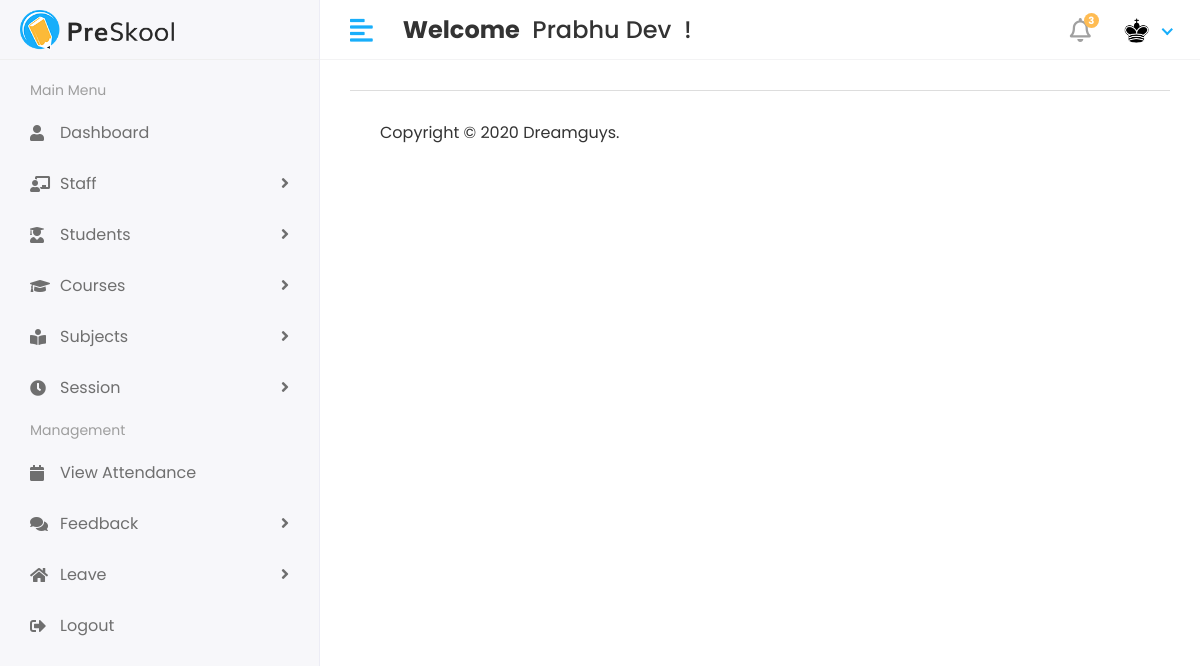
Page /Student/Home (signed in) on the earlier database version.
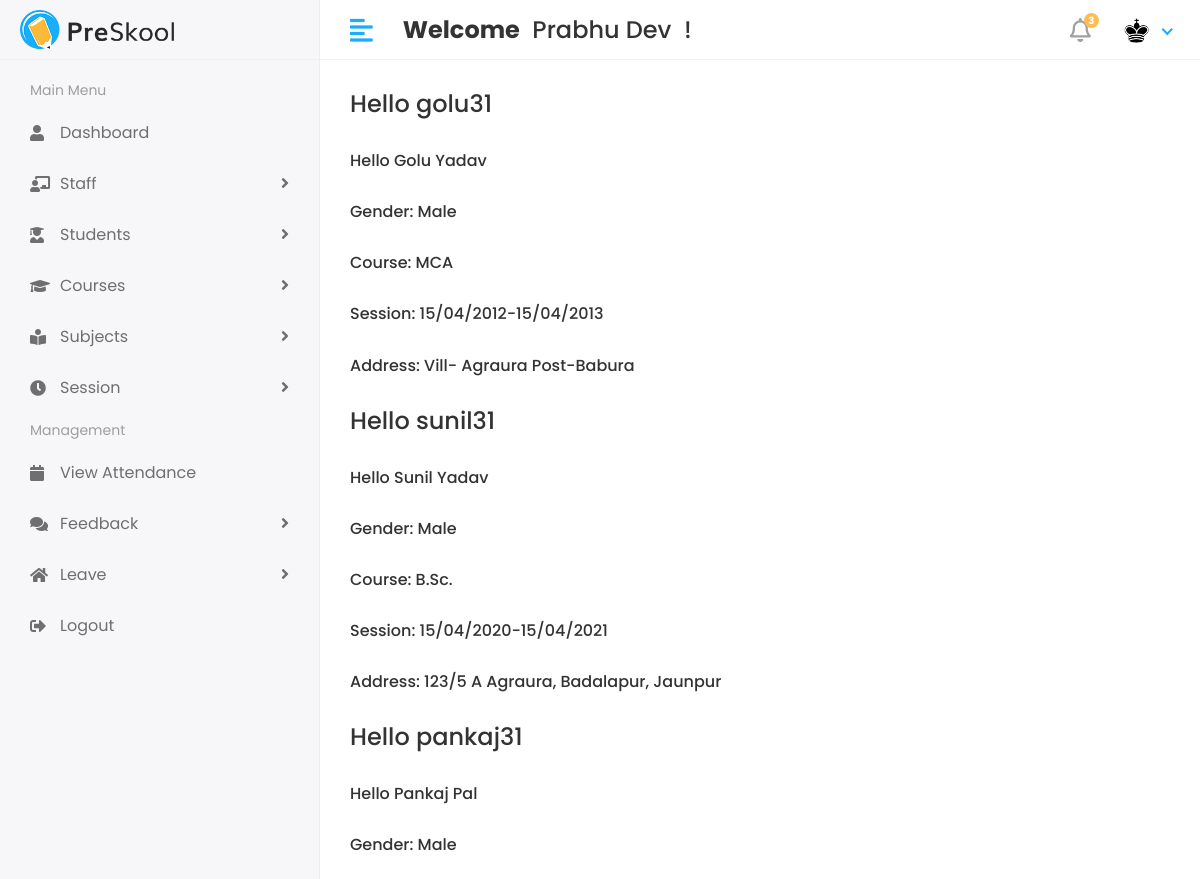
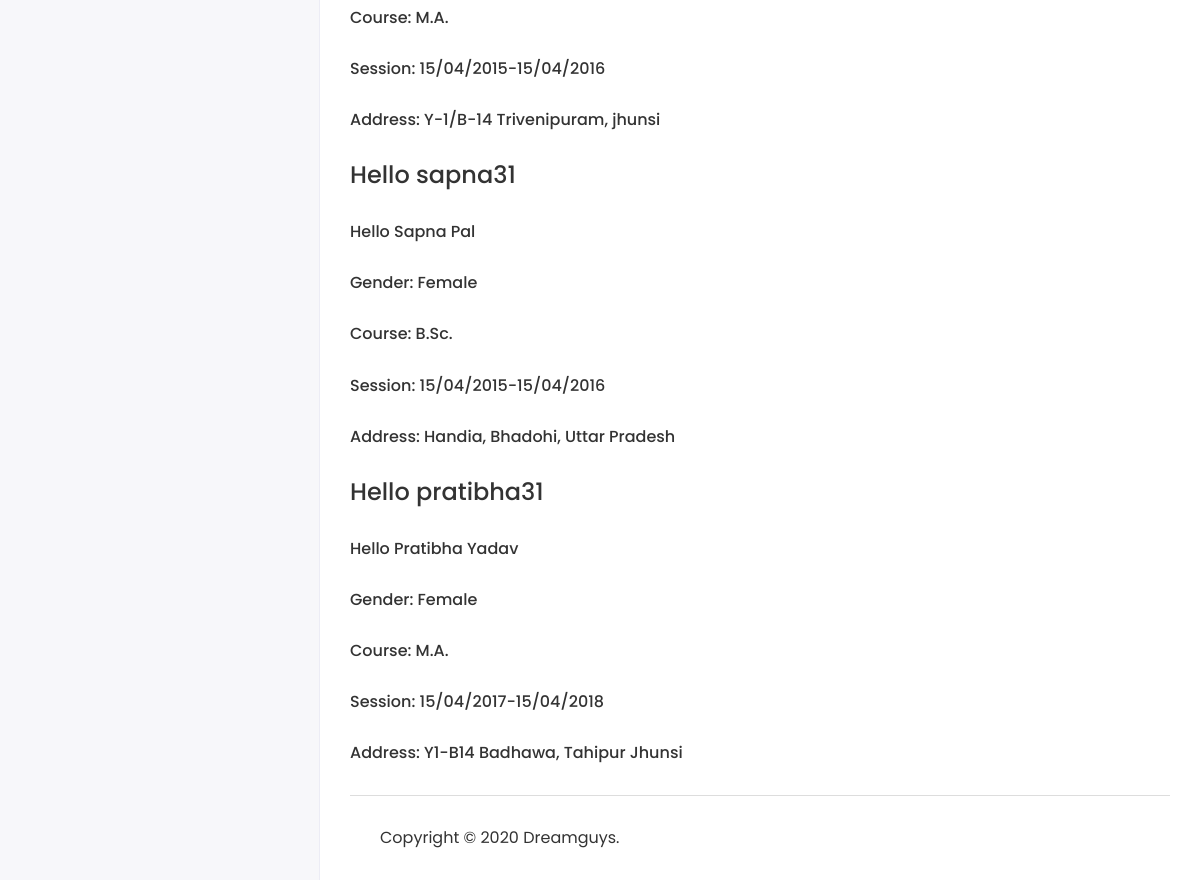
Same page on the later database version (2 pictures, top to bottom).
### myApp/models.py (models this page shows, shortened)
class CustomUser(AbstractUser):
  USER = (
    (1, 'HOD'),
    (2, 'STAFF'),
    (3, 'STUDENT'),
  )
  user_type = models.CharField(choices=USER, max_length=50, default=1)
  profile_Pic = models.ImageField(upload_to='media/profilePic')

class Student(models.Model):
  objects = None
  admin = models.OneToOneField(CustomUser, on_delete=models.CASCADE)
  address = models.TextField()
  gender = models.CharField(max_length=100)
  course_id = models.ForeignKey(Course, on_delete=models.DO_NOTHING)
  session_year_id = models.ForeignKey(SessionYear, on_delete=models.DO_NOTHING)
  create_date = models.DateTimeField(auto_now_add=True)
  update_date = models.DateTimeField(auto_now=True)

class Course(models.Model):
  objects = None
  course_name = models.CharField(max_length=100)
  create_date = models.DateTimeField(auto_now_add=True)
  update_date = models.DateTimeField(auto_now=True)
  def __str__(self):
    return self.course_name

class SessionYear(models.Model):
  objects = None
  session_start = models.CharField(max_length=50)
  session_end = models.CharField(max_length=50)
  def __str__(self):
    return self.session_start + "-" + self.session_end

### StudentManagementProject/Student_Views.py (the view)
@login_required(login_url='/')
def home(request):
    student = Student.objects.all()
    context = {"students": student}
    return render(request, 'Student/home.html', context)

### templates/Student/home.html
{% extends 'base.html' %}
{% block content %}
    {% if students %}
        {% for student in students %}
            <h4>Hello {{student.admin.username}}</h4><br/>
            <h6>Hello {{student.admin.first_name}}&nbsp;{{student.admin.last_name}}</h6><br/>
            <h6>Gender: {{student.gender}}</h6><br/>
            <h6>Course: {{student.course_id}}</h6><br/>
            <h6>Session: {{student.session_year_id}}</h6><br/>
            <h6>Address: {{student.address}}</h6><br/>
        {% endfor %}
    {% endif %}
{% endblock %}

### templates/base.html (shortened to what this page needs)
<!DOCTYPE html>
<html lang="en">
{% load static %}
<head>
  <link rel="stylesheet" href="{% static 'assets/plugins/bootstrap/css/bootstrap.min.css' %}">
  <link rel="stylesheet" href="{% static 'assets/plugins/fontawesome/css/fontawesome.min.css' %}">
  <link rel="stylesheet" href="{% static 'assets/plugins/fontawesome/css/all.min.css' %}">
  <link rel="stylesheet" href="{% static 'assets/css/style.css' %}">
</head>
<body>
  <div class="main-wrapper">
    {% include 'includes/header.html' %}
    {% include 'includes/sidebar.html' %}
    <div class="page-wrapper">
       <div class="content container-fluid">
         {% block content %} {% endblock %}
         {% include 'includes/footer.html' %}
      </div>
    </div>
  </div>
</body>
</html>

### templates/includes/header.html (shortened to what this page needs)
{% load static %}
<div class="header">
  <div class="header-left">
    <a href="index.html" class="logo">
      <img src="{% static 'assets/img/logo.png' %}" alt="Logo">
    </a>
  </div>
  <a href="javascript:void(0);" id="toggle_btn">
    <i class="fas fa-align-left"></i>
  </a>
  <div class="top-nav-search mt-3">
    <h4><strong>Welcome</strong>&nbsp; <span>{{ user.first_name }} {{ user.last_name}}</span>&nbsp; !</h4>
  </div>
  <ul class="nav user-menu">
    <li class="nav-item dropdown noti-dropdown">
      <a href="#" class="dropdown-toggle nav-link" data-toggle="dropdown">
        <i class="far fa-bell"></i> <span class="badge badge-pill">3</span>
      </a>
    </li>
    <li class="nav-item dropdown has-arrow">
      <a href="#" class="dropdown-toggle nav-link" data-toggle="dropdown">
        {% if user.profile_Pic == "" %}
        <span class="user-img"><img class="rounded-circle" src="{% static 'assets/img/no-img.jpg' %}" width="31" alt="{{user.first_name}}'s Pic"></span>
        {% else %}
        <span class="user-img"><img class="rounded-circle" src="/{{user.profile_Pic}}" width="31" alt="{{user.first_name}}'s Pic"></span>
        {% endif %}
      </a>
    </li>
  </ul>
</div>

### templates/includes/sidebar.html (shortened to what this page needs)
<div class="sidebar" id="sidebar">
  <div class="sidebar-inner slimscroll">
    <div id="sidebar-menu" class="sidebar-menu">
      <ul>
        <li class="menu-title">
          <span>Main Menu</span>
        </li>
        <li class="submenu active">
        <li>
          {% if user.user_type == '1' %}
          <a href="{% url 'hod_home' %}"><i class="fa fa-user"></i><span>Dashboard</span></a>
          {% elif user.user_type == '2' %}
          <a href="{% url 'staff_home' %}"><i class="fa fa-user"></i><span>Dashboard</span></a>
          {% else %}
          <a href="{% url 'student_home' %}"><i class="fa fa-user"></i><span>Dashboard</span></a>
          {% endif %}
        </li>
        </li>
        <li class="submenu">
          <a href="#"><i class="fas fa-chalkboard-teacher"></i> <span> Staff </span> <span
              class="menu-arrow"></span></a>
        </li>
        <li class="submenu">
          <a href="#"><i class="fas fa-user-graduate"></i> <span> Students</span> <span
              class="menu-arrow"></span></a>
        </li>
        <li class="submenu">
          <a href="#"><i class="fa fa-graduation-cap"></i><span> Courses</span> <span
              class="menu-arrow"></span></a>
        </li>
        <li class="submenu">
          <a href="#"><i class="fas fa-book-reader"></i> <span> Subjects</span> <span
              class="menu-arrow"></span></a>
        </li>
        <li class="submenu">
          <a href="#"><i class="fa fa-clock"></i> <span> Session</span> <span class="menu-arrow"></span></a>
        </li>
        <li class="menu-title">
          <span>Management</span>
        </li>
        <li>
          <a href="holiday.html"><i class="fa fa-calendar"></i> <span>View Attendance</span></a>
        </li>
        <li class="submenu">
          <a href="#"><i class="fa fa-comments"></i><span> Feedback</span> <span
              class="menu-arrow"></span></a>
        </li>
        <li class="submenu">
          <a href="#"><i class="fa fa-home"></i> <span> Leave</span> <span class="menu-arrow"></span></a>
        </li>
        <li class="submenu">
          <a href="{% url 'logout' %}"><i class="fas fa-sign-out-alt"></i><span>Logout</span></a>
        </li>
      </ul>
    </div>
  </div>
</div>

### templates/includes/footer.html
<footer>
  <p>
    Copyright © 2020 Dreamguys.
  </p>
</footer>

Differences in the rows shown:
added Student: admin.username "golu31", admin.first_name "Golu", admin.last_name "Yadav", gender "Male", course_id "MCA", session_year_id "15/04/2012-15/04/2013", address "Vill- Agraura Post-Babura"
added Student: admin.username "sunil31", admin.first_name "Sunil", admin.last_name "Yadav", gender "Male", course_id "B.Sc.", session_year_id "15/04/2020-15/04/2021", address "123/5 A Agraura, Badalapur, Jaunpur"
added Student: admin.username "pankaj31", admin.first_name "Pankaj", admin.last_name "Pal", gender "Male", course_id "M.A.", session_year_id "15/04/2015-15/04/2016", address "Y-1/B-14 Trivenipuram, jhunsi"
added Student: admin.username "sapna31", admin.first_name "Sapna", admin.last_name "Pal", gender "Female", course_id "B.Sc.", session_year_id "15/04/2015-15/04/2016", address "Handia, Bhadohi, Uttar Pradesh"
added Student: admin.username "pratibha31", admin.first_name "Pratibha", admin.last_name "Yadav", gender "Female", course_id "M.A.", session_year_id "15/04/2017-15/04/2018", address "Y1-B14 Badhawa, Tahipur Jhunsi"
